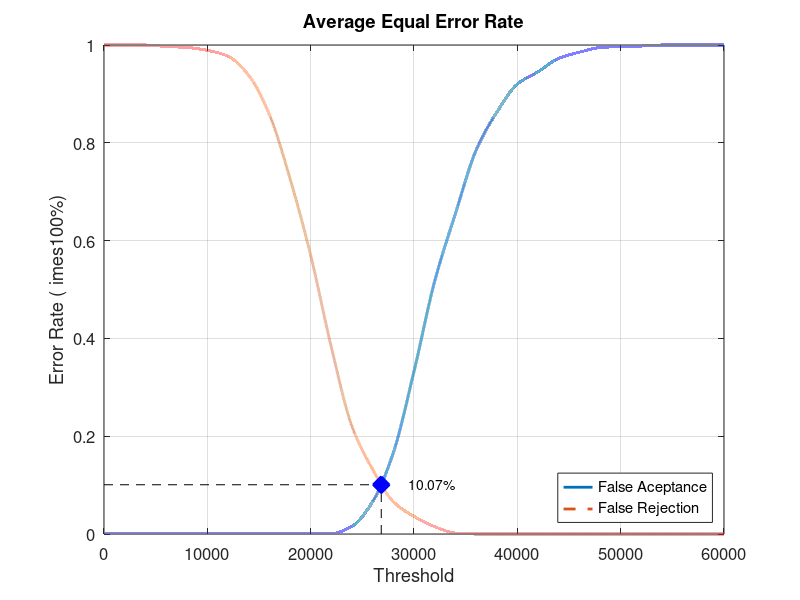
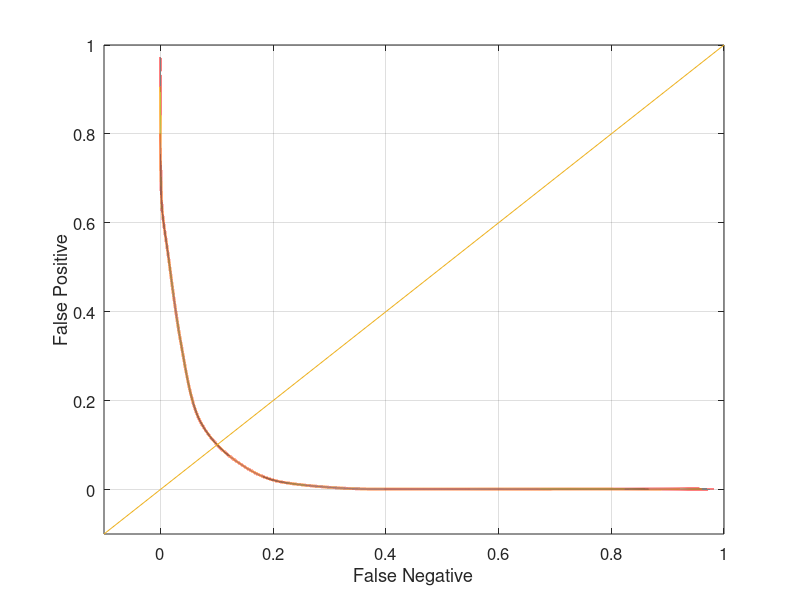

Here is the MATLAB script that generated these plots, in order:
close all;
clear;
clc;
x = 0:2000:60000;
xq = 0:0.5:60000;

y0 = [0 0.00105263 0.00105263 0.00105263 0.00105263 0.00105263 0.00105263 0.00105263 0.00105263 0.00105263 0.00105263 0.00105263 0.0157895 0.0663158 0.166316 0.332632 0.516842 0.654737 0.784211 0.862105 0.92 0.945263 0.972632 0.985263 0.994737 0.996842 0.997895 1 1 1 1]
yy0 = interp1(x, y0, xq, 'pchip');
y1 = [1 1 1 0.997 0.995 0.989 0.977 0.938 0.858 0.727 0.57 0.382 0.22 0.132 0.066 0.036 0.015 0.002 0 0 0 0 0 0 0 0 0 0 0 0 0]
yy1 = interp1(x, y1, xq, 'pchip');

% Calculating EER: 
y2 = abs(y0 - y1);
find(y2 == min(y2))
yy2 = abs(yy0 - yy1);
xEER = find(yy2 == min(yy2));
xEERIndex = xq(xEER) % X-axis EER
yEER = yy0(xEER) % Y-axis EER

main = figure
plot(xq, yy0,'-','LineWidth', 2);	hold on
plot(xq, yy1,'--','LineWidth', 2);	hold on
plot([xEERIndex xEERIndex], [0 yEER], 'k--');	hold on
plot([0 xEERIndex], [yEER yEER], 'k--');	hold on
plot(xEERIndex, yEER, 'bx', 'LineWidth', 10);	hold on
text(xEERIndex + 10 * xEERIndex / 100, yEER, [num2str(round((10000 * yEER)) / 100) '%'])
legend('False Aceptance', 'False Rejection', 'Location', 'SouthEast')
xlabel('Threshold')
ylabel('Error Rate (	imes100%)')
title('Average Equal Error Rate')
set(gca, 'FontSize', 12)
axis([0 60000 0 1])
grid on

print(main, 'Database4AverageMain', '-dpng');
FNRxFPR = figure('Color', [1 1 1]);
plot(yy1, yy0, '-', yy1, yy0, 'LineWidth', 2);
hold on
y = -0.1:0.1:1
plot(y, y); 
set(gca, 'FontSize', 12)
xlabel('False Negative')
ylabel('False Positive')
axis([-0.1 1 -0.1 1])
set(gca, 'FontSize', 12)
grid on

print(FNRxFPR, 'Database4AverageFNRxFPR','-dpng');
